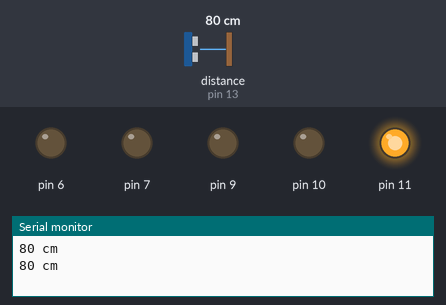
Recording of a sketch running on a simulated Arduino Uno, built with avr-gcc and run on an emulated ATmega328P. On the bench: output pins drawn as LEDs (lit = HIGH), the last lines printed to the serial monitor. Wiring (inferred from the names in the program): ultrasonic range finder: trigger pin 12; echo pin 13. Inputs (shaded band) come from the test bench; at power-on: distance to the obstacle (sensor on pin 13) 80 cm. The echo pulse lasts 58.3 µs per cm; pins used as bus, display or sensor lines are not drawn.

Above: at 1.8 s.
1.9 s: distance to the obstacle (sensor on pin 13) set to 21 cm
At 5.8 s:
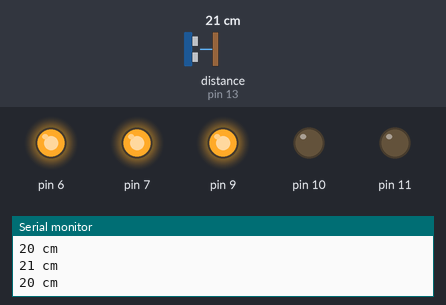
6.0 s: distance to the obstacle (sensor on pin 13) set to 2 cm
At 6.5 s:
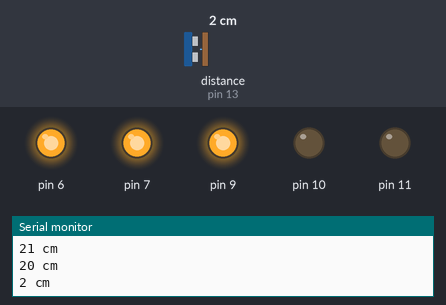
7.5 s: distance to the obstacle (sensor on pin 13) set to 35 cm
At 8.7 s:
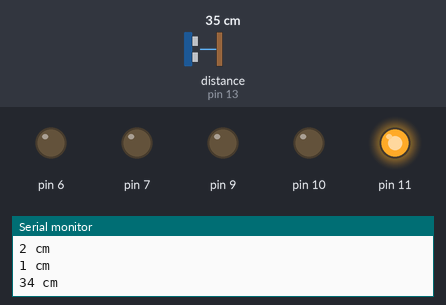
9.5 s: distance to the obstacle (sensor on pin 13) set to 4 cm
At 10.4 s:
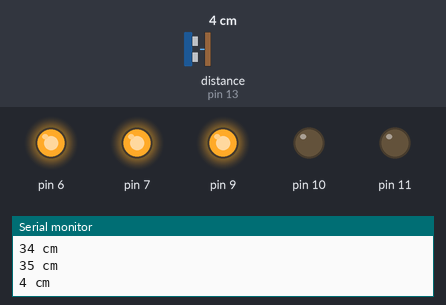
Timing chart, 0 to 12.5 s (numbered marks = the images above; inputs shaded):
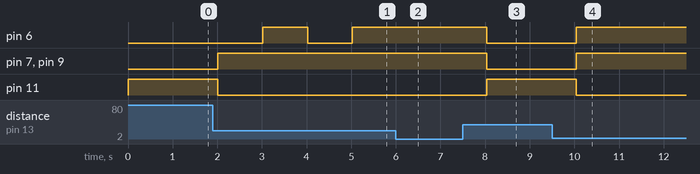

The sketch:

arduino_sensor.ino
```cpp
long duration, cm;
void setup() {
  Serial.begin(9600);
  pinMode(12, OUTPUT);    /*Trig為發送訊號*/
  pinMode(13, INPUT);     /*Echo為接收訊號*/
  pinMode(6,OUTPUT);      /*蜂鳴器*/
  pinMode(7,OUTPUT);      /*馬達*/
  pinMode(11,OUTPUT);     /*綠燈*/
  pinMode(10,OUTPUT);     /*黃燈*/
  pinMode(9,OUTPUT);      /*紅燈*/
}
void loop() {
  /*用紅外線測距離水面多遠*/
  digitalWrite(12, HIGH);
  delayMicroseconds(1000);
  digitalWrite(12, LOW);
  duration=pulseIn(13, HIGH);
  cm=microsecondsToCentimeters(duration);
  Serial.print(cm);
  Serial.print(" cm");
  Serial.println();
  if(cm>23.5){
    digitalWrite(11, HIGH);  /*綠燈亮*/
    digitalWrite(9, LOW);    /*紅燈暗*/
    digitalWrite(10, LOW);   /*黃燈暗*/
    digitalWrite(7, LOW);    /*抽水馬達關閉*/
    digitalWrite(6, LOW);    /*水高小於5cm時蜂鳴器關閉*/
  }
  else if(cm>22 and cm<=23){
    digitalWrite(11, LOW);  /*綠燈暗*/
    digitalWrite(9, LOW);   /*紅燈暗*/
    digitalWrite(10, HIGH); /*黃燈亮*/
    digitalWrite(7, HIGH);   /*抽水馬達關閉*/
    digitalWrite(6, LOW);   /*水高小於5cm時蜂鳴器關閉*/
  }
  else if(cm<=22 and cm>20){
    digitalWrite(11, LOW); /*綠燈暗*/
    digitalWrite(10, LOW); /*黃燈暗*/
    digitalWrite(9, HIGH); /*紅燈亮*/
    digitalWrite(6, LOW);  /*水高小於5cm時蜂鳴器關閉*/
    digitalWrite(7, HIGH); /*抽水馬達啟動*/
  }
   else if(cm<=20){
    digitalWrite(11, LOW); /*綠燈暗*/
    digitalWrite(10, LOW); /*黃燈暗*/
    digitalWrite(9, HIGH); /*紅燈亮*/
    digitalWrite(6, HIGH); /*水高大於5cm時蜂鳴器響*/
    digitalWrite(7, HIGH); /*抽水馬達啟動*/
  }
  delay(1000);
}
long microsecondsToCentimeters(long microseconds){
  return microseconds / 29 / 2; //Convert 340m/s to cm/microSecond
}
```

Measured:
- after the input at 1.9 s, pin 6: LOW → HIGH after 1.1 s, → LOW 1.0 s later, → HIGH 1.0 s later; pin 7, pin 9: LOW → HIGH after 0.12 s; pin 11: HIGH → LOW after 0.12 s
- after the input at 6.0 s, pin 6: stays HIGH (without the input it goes to LOW after 0.03 s)
- after the input at 7.5 s, pin 6, pin 7, pin 9: HIGH → LOW after 0.53 s; pin 11: LOW → HIGH after 0.53 s
- after the input at 9.5 s, pin 6, pin 7, pin 9: LOW → HIGH after 0.54 s; pin 11: HIGH → LOW after 0.54 s
